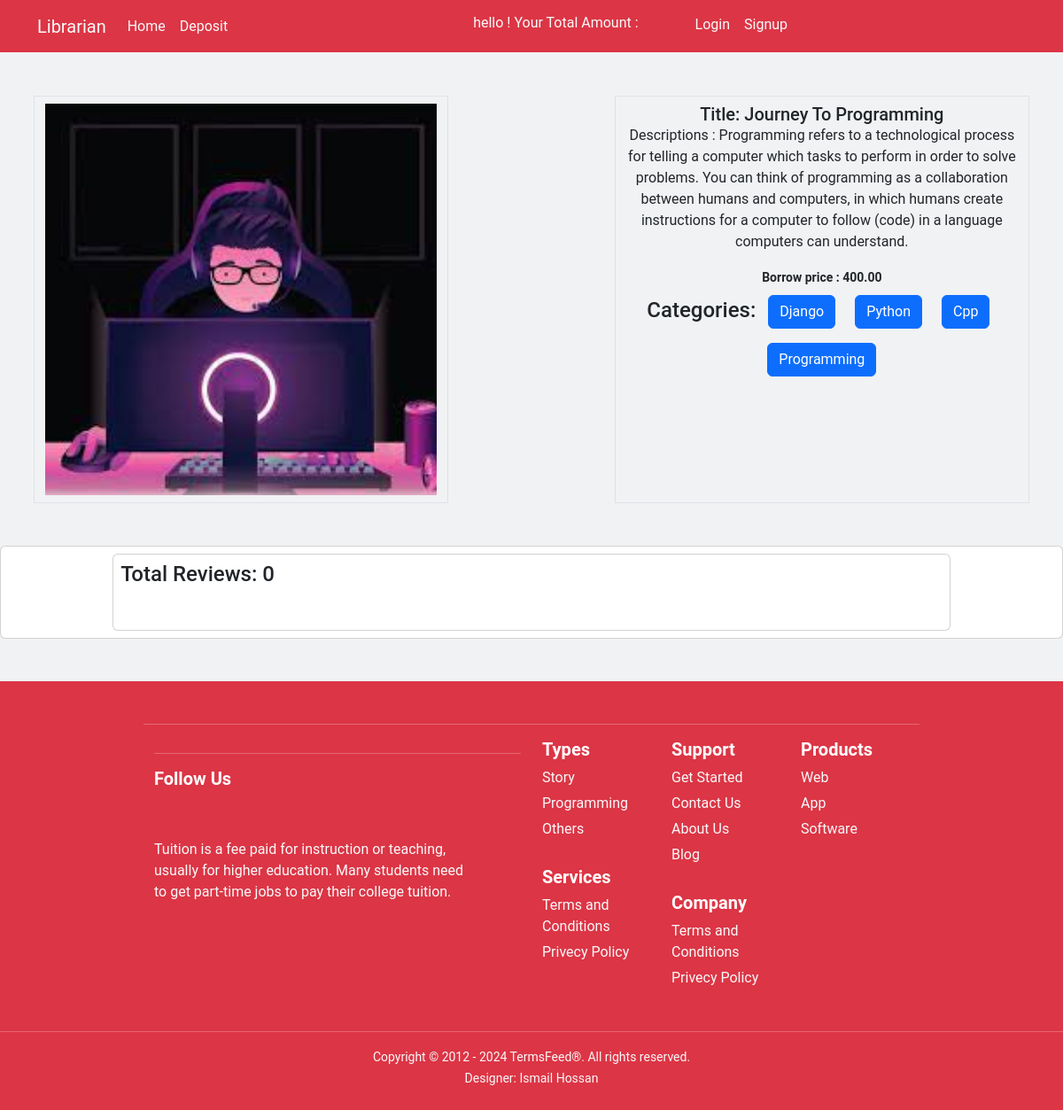
/booklist/details/4/, run on the app's committed database.
### booklist/models.py (models this page shows, shortened)
class Books(models.Model):
    user = models.ForeignKey(User ,related_name='book' ,on_delete =models.CASCADE ,null=True,blank = True )
    category = models.ManyToManyField(Category,blank=True,null=True)
    title = models.CharField(max_length =200)
    description = models.TextField()
    image =models.ImageField(upload_to='booklist/media/uploads/')
    borrowing_price =models.DecimalField(default=0, max_digits=10, decimal_places=2,null=True,blank = True)
    borrow_date= models.DateTimeField(auto_now_add=True)

### categories/models.py (models this page shows, shortened)
class Category(models.Model):
    name = models.CharField(max_length=50 ,blank=True ,null =True)
    slug = models.SlugField(max_length =100 , unique =True , blank=True ,null =True)

### booklist/views.py (the view)
# urls.py: path('details/<int:id>/',views.bookDetails , name='details'),
def bookDetails(request,id):
    book =Books.objects.get(pk=id)
    review = book.reviews.all()
    return render(request,'pages/details.html',{'booklist':book ,'review':review})

### booklist/templates/pages/details.html (shortened to what this page needs)
{% extends "base.html" %}
{% block content %}
{% load crispy_forms_tags %}
 <div class="container text-center mb-5"  style="margin-top:100px;">
    <div class="row g-2 justify-content-between  mt-5">
      <div class="col-5 border">
        <div class="p-2">
            <img src="{{ booklist.image.url }}" class="card-img-top" alt="car-image">
        </div>
      </div>
      <div class="col-5 border">
        <div class="p-2">
            <h5 class="card-title">Title: {{ booklist.title}}</h5>
            <p class="card-text">Descriptions : {{booklist.description}}</p>
            <small> <b> Borrow price : {{booklist.borrowing_price}} </b></small>
            <br>
            <h4>Categories:
              {% for cat in booklist.category.all %}
              <a class='btn btn-primary g-2 m-2 '>{{cat.name}}</a>
              {% endfor %}
            </h4>
        </div>
      </div>
    </div>
  </div>
 <div  class="card  p-2">
  <div style="width:80%; margin:auto;" class="card  p-2">
      <h4>Total Reviews: {{ review|length }}</h4>
      <div class="card-body">
      </div>
  </div>
</div>
{% endblock content %}

### data on the page
Books: image (picture), title "Journey To Programming", description "Programming refers to a technological process for telling a computer which tasks to perform in order to solve problems. You can think of programming as a collaboration between humans and computers, in which humans create instructions for a computer to follow (code) in a language computers can understand.", borrowing_price "400.00"
Category: name "Django"
Category: name "Python"
Category: name "Cpp"
Category: name "Programming"

### other printed values
{{ review|length }} "0"
